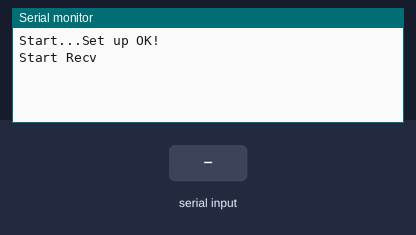
The sketch below on a simulated Arduino Uno, built with avr-gcc and run on an emulated ATmega328P. Shown: the last lines printed to the serial monitor. The test bench sets the inputs (shaded band).

Above: at 7.5 s.
7.6 s: "1\n" received over the second serial link
At 9.1 s:
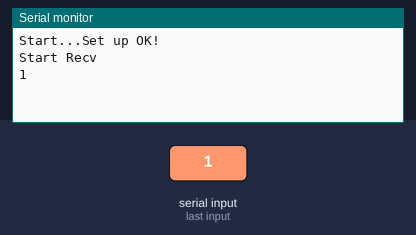
9.4 s: "0\n" received over the second serial link
At 10.3 s:
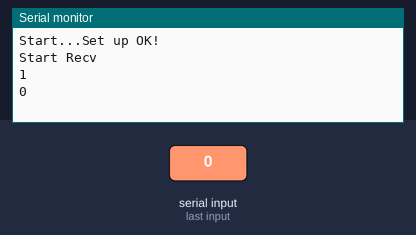
10.9 s: "2\n" received over the second serial link
At 11.5 s:
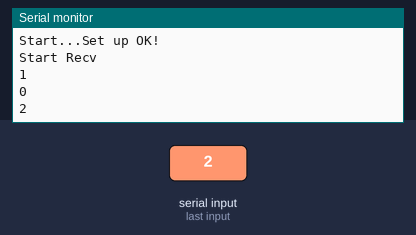

The sketch:

test2.ino
```cpp
#include <SoftwareSerial.h>
#include <stdlib.h>

#define RECV_SIZE 30
#define ES920LR_RST_PIN 13
#define LORA_RX 2
#define LORA_TX 3

String dstId = "00010001";  /*送信相手の番号*/
const int maxSendTimes = 10; /*最大送信回数*/
const int setCmdDelay = 100; /*待機時間*/

SoftwareSerial LoRa_Serial(LORA_RX, LORA_TX);

void setup() {
  pinMode(ES920LR_RST_PIN, OUTPUT);
  // LoRaを再起動させる
  digitalWrite(ES920LR_RST_PIN, LOW);
  delay(100);
  digitalWrite(ES920LR_RST_PIN, HIGH);
  delay(1500);

  Serial.begin(9600);
  LoRa_Serial.begin(9600);
  delay(3500);
  loraInit();
  Serial.println("Start Recv");
}


void loop() {
  char RecvData[RECV_SIZE] = "";
  unsigned char n = 0;

  while (LoRa_Serial.available() > 0) {
    // バッファから一文字取り出す
    RecvData[n] = LoRa_Serial.read();

    // 改行文字が来たらNULL文字にする
    if (RecvData[n] == '\r' || RecvData[n] == '\n') {
      RecvData[n] = '\0';
      clearBuffer();
      Serial.println(RecvData);
      break;
    }

    if (n < RECV_SIZE) {
      n++;
    } else {
      n = 0;
    }
  }
  delay(300);
}


void loraInit() {
  Serial.print("Start...");
  // コマンドモード開始
  LoRa_Serial.println("2"); clearBuffer();
  // bw（帯域幅の設定）
  LoRa_Serial.println("bw 4"); clearBuffer();
  // sf（拡散率の設定）
  LoRa_Serial.println("sf 12"); clearBuffer();
  LoRa_Serial.println("channel 1"); clearBuffer();
  // 自分が参加するPANネットワークアドレスの設定
  LoRa_Serial.println("panid 0001"); clearBuffer();
  // 自分のノードIDを設定
  LoRa_Serial.println("ownid 0002"); clearBuffer();
  // ack受信の設定
  LoRa_Serial.println("ack 2"); clearBuffer();
  //送信元のID付与設定
  LoRa_Serial.println("o 2"); clearBuffer();
  // RRSIの付与設定
  LoRa_Serial.println("p 2"); clearBuffer();
  // 送信モードを設定
  LoRa_Serial.println("n 2"); clearBuffer();
  // 設定を保存する
  LoRa_Serial.println("w"); clearBuffer();
  // 通信の開始
  LoRa_Serial.println("z"); clearBuffer();
  Serial.println("Set up OK!");
}
void clearBuffer() {
  delay(setCmdDelay);
  while (LoRa_Serial.available() > 0) LoRa_Serial.read();
}
```

Measured:
- after the input at 7.6 s, the serial monitor: prints a new line after 0.38 s (image 1)
- after the input at 9.4 s, the serial monitor: prints a new line after 0.18 s (image 2)
- after the input at 10.9 s, the serial monitor: prints a new line after 0.28 s (image 3)
